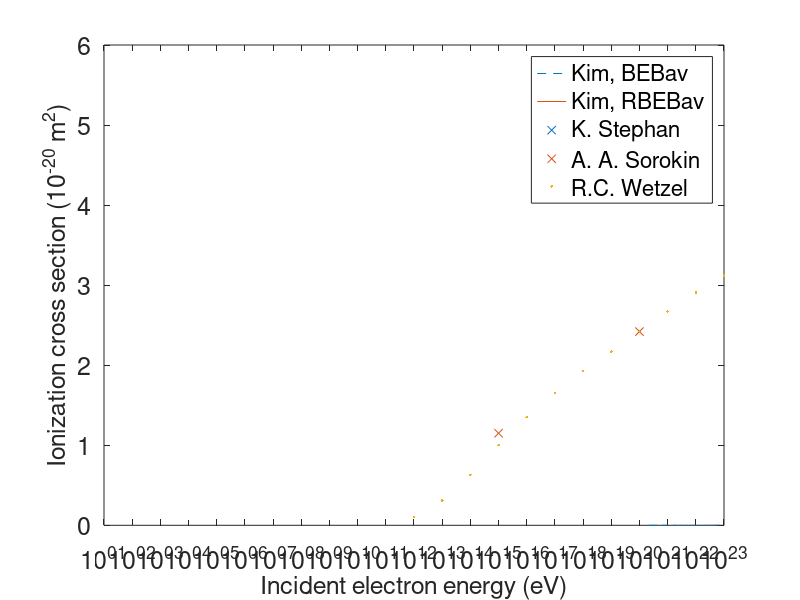

Write the MATLAB code that produced this figure. (Note: a time limit stopped this script after it produced the figure.)
%% Experimental Data

E1 = [140 160 180 200 225 250 300 350 400 450 500 550 600 650 700 750 800 850 900 950 1000 1100 1200 1300 1400 1500 1600 1700 1800 1900 2000 2500 3000 3500 4000];
sigma1 = [445.5,422.5,401.9,383.0,361.3,342.7,311.5,286.7,265.7,247.9,231.2,217.9,205.8,194.9,184.9,176.0,168.1,161.2,154.9,149.2,143.7,134.1,125.8,118.5,112.0,106.5,101.6,96.8,92.6,88.7,85.3,71.9,62.26,55.14,49.72];
sigma1 = sigma1*1e6*1e-28;

E2 = [15.0, 20.0, 25.0, 30.0, 35.0, 40.0, 45.0, 50.0,55.0, 60.0, 65.0, 70.0, 75.0, 80.0, 85.0, 90.0, 95.0, 100.0, 105.0, 110.0, 115.0, 120.0, 125.0,130.0, 135.0, 140.0, 145.0, 150.0, 155.0, 160.0, 165.0, 170.0, 175.0, 180.0];
sigma2 = [1.15e-20, 2.42e-20, 3.81e-20, 4.17e-20, 4.17e-20,4.30e-20, 4.31e-20, 4.29e-20, 4.27e-20, 4.37e-20, 4.47e-20, 4.54e-20,4.57e-20, 4.59e-20, 4.55e-20, 4.48e-20, 4.42e-20, 4.31e-20, 4.26e-20, 4.21e-20, 4.13e-20, 4.06e-20, 3.99e-20, 3.97e-20, 3.92e-20,3.87e-20, 3.85e-20, 3.82e-20, 3.78e-20, 3.74e-20, 3.73e-20, 3.67e-20, 3.63e-20, 3.58e-20];

E31 = 12:1:40;
E32 = 45:5:200;
E3 = [E31 E32];
sigma31 = [0.1 0.31 0.63 1.0 1.35 1.65 1.93 2.17 2.42 2.67 2.91 3.12 3.3 3.46 3.59 3.73 3.89 4.04 4.13 4.23 4.33 4.43 4.51 4.59 4.62 4.67 4.72 4.74 4.8 4.82 4.84 4.86 4.89 4.93 4.96 4.98 4.95 4.95 4.92 4.88 4.84 4.78 4.77 4.69 4.63 4.59 4.55 4.5 4.46 4.44 4.38 4.33 4.3 4.26 4.24 4.19 4.16 4.12 4.08 4.05 4.03];
sigma32 = [0 0 0 0 0 0 0 0 0 0 0 0 0 0 0 0 0 0 0 0 0.002 0.004 0.001 0.008 0.016 0.016 0.034 0.046 0.065 0.157 0.26 0.323 0.363 0.377 0.389 0.4 0.411 0.436 0.456 0.482 0.51 0.531 0.545 0.552 0.553 0.552 0.542 0.534 0.525 0.504 0.494 0.477 0.467 0.458 0.446 0.434 0.426 0.413 0.406 0.394 0.391];
sigma33 = [0 0 0 0 0 0 0 0 0 0 0 0 0 0 0 0 0 0 0 0 0 0 0 0 0 0 0 0 0 0 0 0 0 0 0.003 0.004 0.009 0.021 0.033 0.047 0.065 0.087 0.109 0.129 0.147 0.164 0.174 0.178 0.182 0.186 0.186 0.180 0.179 0.175 0.170 0.169 0.166 0.162 0.160 0.155 0.156];
sigma3 = sigma33+sigma32+sigma31;

%% 
T = linspace(13,4e3,1000);
T = T*e;
sigma_BEBav = zeros(1,length(T));
sigma_RBEBav = zeros(1,length(T));
w_bar = zeros(1,length(T));
e_bar = zeros(1,length(T));
for i = 1:length(T)
    %Kim table
    B = [35755.82, 5509.33, 5161.43, 4835.57, 1170.37, 1024.78, 961.25, 708.13, 694.90, 229.39, 175.58, 162.8, 73.78, 71.67, 27.49, 13.40, 12.1298];
    U = [42281.58, 9173.91, 9135.67, 8324.23, 2722.32, 2642.38, 2453.45, 2311.18, 2261.96, 757.48, 690.54, 643.34, 497.77, 485.43, 122.59, 88.90, 79.42];
    N = [2, 2, 2, 4, 2, 2, 4, 4, 6, 2, 2, 4, 4, 6, 2, 2, 4];
    me = 9.10938356E-31;
    c = 3e8;
    e = 1.6021766208e-19;
    a0 = 5.2917721054482e-11;
    alpha = 1/137;
    %Kim method
    B = B*e;
    U = U*e;
    
    t = T(i)./B;
    u = U./B;
    
    tp = T(i)/me/c^2;
    bp = B/me/c^2;
    up = U/me/c^2;
    
    Bt2 = 1 - 1./(1+tp).^2;
    Bb2 = 1 - 1./(1+bp).^2;
    Bu2 = 1 - 1./(1+up).^2;
    
    A1 = 2*pi*a0^2*alpha^4.*N./(Bt2 + Bu2 + Bb2)./bp;
    A2 = 1/2*(log(Bt2./(1-Bt2)) - Bt2 - log(2*bp));
    A3 = 1- 1./t - log(t)./(t+1).*(1+2.*tp)./(1+tp/2).^2 + bp.^2.*(t-1)./(1 + tp/2).^2 ./2;
    
    S =  4*pi*a0^2.*N.*(13.6*e./B).^2;
    BEB = S./(t+(u+1)/5).*(log(t)./2.*(1-(1./t).^2) + 1 - 1./t - log(t)./(t+1));
    BEBav = S./2.*(t.^(-1) + (t+u+1).^(-1)).*(log(t)/2 .*(1 - t.^(-2)) + 1 - t.^(-1) - log(t).*(t+1).^(-1));
    RBEB = A1.*(A2.*(1-1./t.^2) + A3);
    RBEBav = 1/2*(1 + (Bt2 + Bu2 + Bb2)./Bt2).*RBEB;
    
    %Perez
    sigma0 = 2*pi*a0^2*alpha^4.*N./(Bt2 + Bu2 + Bb2)./bp;
    B1 = (1+t).^(-1).*(1+2*tp).*(1+tp/2).^(-2);
    B2 = (t-1)./2.*(bp.^2).*(1+tp./2).^(-2);
    B3 = log(Bt2./(1-Bt2)) - Bt2 - log(2.*bp);
    wk = sigma0./RBEBav.*(B3/2.*(t-1).^2.*(t.*(t+1)).^(-1) + 2*log((t+1)/2) - log(t) + B2.*(t-1)/4 - B1.*(log(t) - (t+1).*log((t+1)/2)));
    
    sigma_BEBav(i) = sum(BEBav(15:17));
    sigma_RBEBav(i) = sum(RBEBav(15:17));
    
    temp = wk.*B.*RBEBav./sigma_RBEBav(i);
    w_bar(i) = sum(temp(15:17));
    temp = (wk+1).*B.*RBEBav./sigma_RBEBav(i);
    e_bar(i) = sum(temp(15:17));
end

figure(1)
clf;
plot(T/e,sigma_BEBav*1e20,'--')
hold on
plot(T/e,sigma_RBEBav*1e20)
set(gca, 'XScale', 'log'); % Set x-axis to logarithmic scale
set(gca, 'fontsize', 18)
scatter(E1, sigma1*1e20,'x')
hold on
scatter(E2, sigma2*1e20,'x')
hold on
scatter(E3,sigma3,'.')
legend("Kim, BEBav","Kim, RBEBav","K. Stephan","A. A. Sorokin",'R.C. Wetzel')
%title("Total ionization cross section")
xlabel("Incident electron energy (eV)", 'fontsize', 18)
ylabel("Ionization cross section (10^{-20} m^2)", 'fontsize', 18)
print -dpng Fig_IonizationCrossSection


figure(2)
clf;
plot(T/e, w_bar./e)
hold on
plot(T/e, e_bar./e,'--')
set(gca, 'fontsize', 18)
legend({"$\overline{W}$", "$\overline{\delta E}$"}, 'Interpreter', 'latex', 'Location', 'southeast')
set(gca, 'XScale', 'log');
xlabel("Incident electron energy [eV]", 'fontsize', 18)
ylabel("Energy [eV]", 'fontsize', 18)

print -dpng Fig_EnergyTransfer

writematrix(T/e, 'T.csv');
writematrix(sigma_RBEBav,'sigma.csv')
writematrix(w_bar,'W.csv')
writematrix(e_bar,'E.csv')
